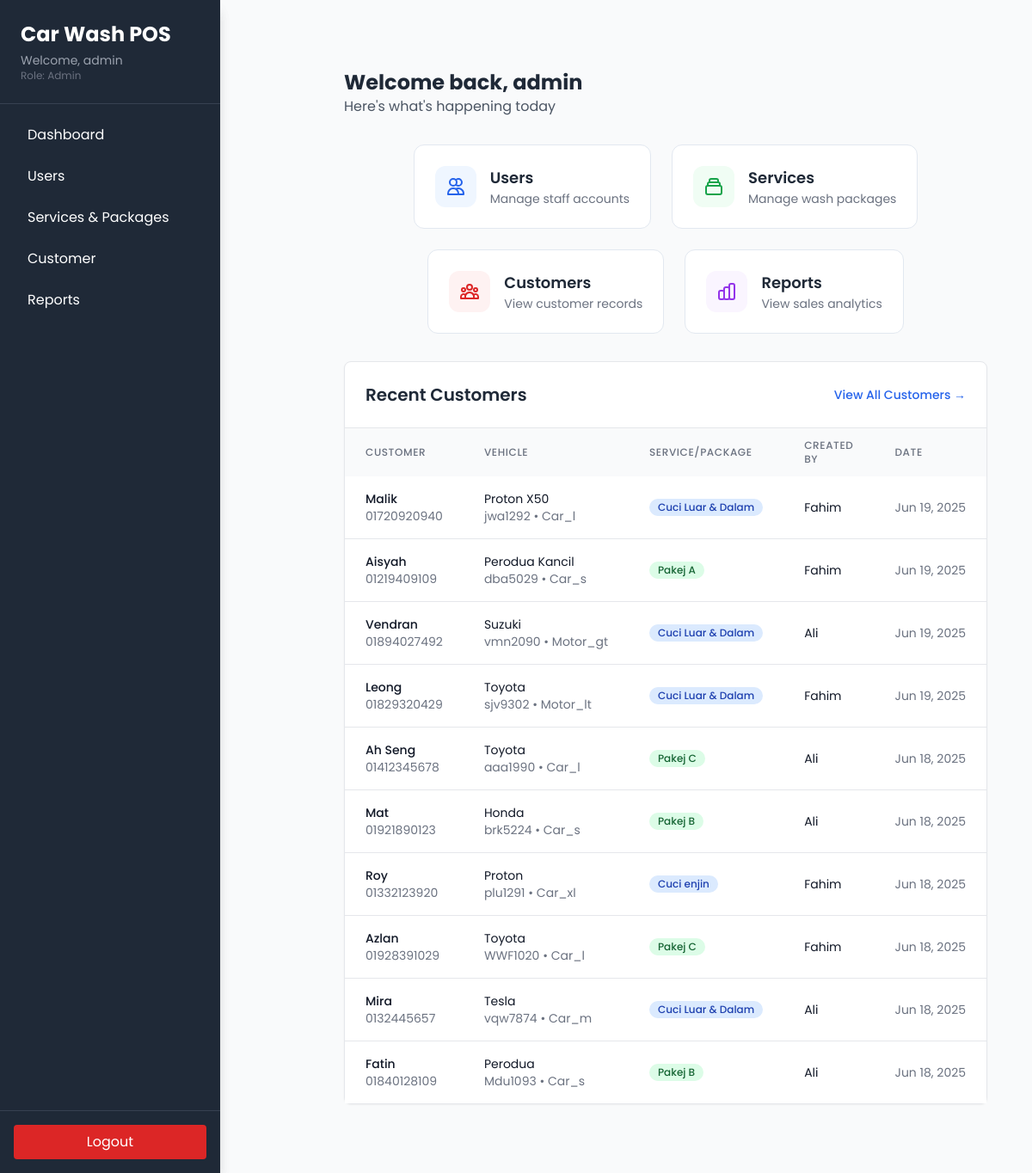
Screenshot of /pages/admin/dashboard.php (signed in) with the database file from the repository.
### tables this page shows
CREATE TABLE `customers` (
  `id` int(11) NOT NULL,
  `name` varchar(100) NOT NULL,
  `phone` varchar(20) NOT NULL,
  `vehicle_brand` varchar(50) NOT NULL,
  `plate_no` varchar(20) NOT NULL,
  `service_id` int(11) DEFAULT NULL,
  `package_id` int(11) DEFAULT NULL,
  `payment_method` enum('cash','qr') NOT NULL DEFAULT 'cash',
  `created_at` timestamp NOT NULL DEFAULT current_timestamp(),
  `vehicle_type` text DEFAULT NULL,
  `created_by` int(11) DEFAULT NULL
);

CREATE TABLE `services` (
  `id` int(11) NOT NULL,
  `name` varchar(255) NOT NULL,
  `description` text DEFAULT NULL,
  `status` tinyint(1) DEFAULT 1
);

CREATE TABLE `users` (
  `id` int(11) NOT NULL,
  `username` varchar(50) NOT NULL,
  `password` varchar(100) NOT NULL,
  `role` enum('admin','staff') DEFAULT 'staff'
);

CREATE TABLE `packages` (
  `id` int(11) NOT NULL,
  `name` varchar(255) NOT NULL,
  `price` decimal(8,2) NOT NULL,
  `description` text DEFAULT NULL,
  `status` tinyint(1) DEFAULT 1
);

### pages/admin/dashboard.php (the view, shortened to what this page needs)
<?php
require_once '../../connection.php';
include '../../components/sidebar.php';
$recent_customers = $conn->query("
    SELECT c.*,
           s.name AS service_name,
           p.name AS package_name,
           u.username as created_by
    FROM customers c
    LEFT JOIN services s ON c.service_id = s.id
    LEFT JOIN packages p ON c.package_id = p.id
    LEFT JOIN users u ON c.created_by = u.id
    ORDER BY c.created_at DESC
    LIMIT 10
")->fetch_all(MYSQLI_ASSOC);
?>
<!DOCTYPE html>
<html lang="en">
<head>
    <script src="https://cdn.tailwindcss.com"></script>
</head>
<body class="bg-gray-50">
    <div class="flex">
        <?php include '../../components/sidebar.php'; ?>
        <div class="flex-1 p-8">
            <div class="mb-8">
                <h1 class="text-2xl font-bold text-gray-800">Welcome back, <?= htmlspecialchars($username) ?></h1>
                <p class="text-gray-600">Here's what's happening today</p>
            </div>
           <div class="flex flex-wrap justify-center gap-6">
                <a href="users.php" class="dashboard-card bg-white p-6">
                    <div class="flex items-center space-x-4">
                        <div class="card-icon bg-blue-50 text-blue-600">
                            <svg xmlns="http://www.w3.org/2000/svg" class="h-6 w-6" fill="none" viewBox="0 0 24 24" stroke="currentColor">
                                <path stroke-linecap="round" stroke-linejoin="round" stroke-width="2" d="M12 4.354a4 4 0 110 5.292M15 21H3v-1a6 6 0 0112 0v1zm0 0h6v-1a6 6 0 00-9-5.197M13 7a4 4 0 11-8 0 4 4 0 018 0z" />
                            </svg>
                        </div>
                        <div>
                            <h2 class="text-lg font-semibold text-gray-800">Users</h2>
                            <p class="text-sm text-gray-500">Manage staff accounts</p>
                        </div>
                    </div>
                </a>
                <a href="services_packages.php" class="dashboard-card bg-white p-6">
                    <div class="flex items-center space-x-4">
                        <div class="card-icon bg-green-50 text-green-600">
                        </div>
                        <div>
                            <h2 class="text-lg font-semibold text-gray-800">Services</h2>
                            <p class="text-sm text-gray-500">Manage wash packages</p>
                        </div>
                    </div>
                </a>
                <a href="customer.php" class="dashboard-card bg-white p-6">
                    <div class="flex items-center space-x-4">
                        <div class="card-icon bg-red-50 text-red-600">
                        </div>
                        <div>
                            <h2 class="text-lg font-semibold text-gray-800">Customers</h2>
                            <p class="text-sm text-gray-500">View customer records</p>
                        </div>
                    </div>
                </a>
                <a href="reports.php" class="dashboard-card bg-white p-6">
                    <div class="flex items-center space-x-4">
                        <div class="card-icon bg-purple-50 text-purple-600">
                        </div>
                        <div>
                            <h2 class="text-lg font-semibold text-gray-800">Reports</h2>
                            <p class="text-sm text-gray-500">View sales analytics</p>
                        </div>
                    </div>
                </a>
            </div>
            <div class="mt-8 bg-white rounded-lg shadow-sm border border-gray-200">
                <div class="p-6 border-b border-gray-200">
                    <div class="flex justify-between items-center">
                        <h2 class="text-xl font-semibold text-gray-800">Recent Customers</h2>
                        <a href="customer.php" class="text-blue-600 hover:text-blue-800 text-sm font-medium">
                            View All Customers →
                        </a>
                    </div>
                </div>
                <div class="overflow-x-auto">
                    <table class="w-full">
                        <thead class="bg-gray-50">
                            <tr>
                                <th class="px-6 py-3 text-left text-xs font-medium text-gray-500 uppercase tracking-wider">Customer</th>
                                <th class="px-6 py-3 text-left text-xs font-medium text-gray-500 uppercase tracking-wider">Vehicle</th>
                                <th class="px-6 py-3 text-left text-xs font-medium text-gray-500 uppercase tracking-wider">Service/Package</th>
                                <th class="px-6 py-3 text-left text-xs font-medium text-gray-500 uppercase tracking-wider">Created By</th>
                                <th class="px-6 py-3 text-left text-xs font-medium text-gray-500 uppercase tracking-wider">Date</th>
                            </tr>
                        </thead>
                        <tbody class="bg-white divide-y divide-gray-200">
                            <?php if (empty($recent_customers)): ?>
                                <tr>
                                    <td colspan="5" class="px-6 py-4 text-center text-gray-500">
                                        No customers found
                                    </td>
                                </tr>
                            <?php else: ?>
                                <?php foreach ($recent_customers as $customer): ?>
                                    <tr class="hover:bg-gray-50">
                                        <td class="px-6 py-4 whitespace-nowrap">
                                            <div>
                                                <div class="text-sm font-medium text-gray-900"><?= htmlspecialchars($customer['name']) ?></div>
                                                <div class="text-sm text-gray-500"><?= htmlspecialchars($customer['phone']) ?></div>
                                            </div>
                                        </td>
                                        <td class="px-6 py-4 whitespace-nowrap">
                                            <div>
                                                <div class="text-sm text-gray-900"><?= htmlspecialchars($customer['vehicle_brand']) ?></div>
                                                <div class="text-sm text-gray-500"><?= htmlspecialchars($customer['plate_no']) ?> • <?= ucfirst($customer['vehicle_type'] ?? '') ?></div>
                                            </div>
                                        </td>
                                        <td class="px-6 py-4 whitespace-nowrap">
                                            <?php if ($customer['service_id']): ?>
                                                <span class="inline-flex items-center px-2.5 py-0.5 rounded-full text-xs font-medium bg-blue-100 text-blue-800">
                                                    <?= htmlspecialchars($customer['service_name']) ?>
                                                </span>
                                            <?php else: ?>
                                                <span class="inline-flex items-center px-2.5 py-0.5 rounded-full text-xs font-medium bg-green-100 text-green-800">
                                                    <?= htmlspecialchars($customer['package_name']) ?>
                                                </span>
                                            <?php endif; ?>
                                        </td>
                                        <td class="px-6 py-4 whitespace-nowrap text-sm text-gray-900">
                                            <?= htmlspecialchars($customer['created_by'] ?? 'System') ?>
                                        </td>
                                        <td class="px-6 py-4 whitespace-nowrap text-sm text-gray-500">
                                            <?= date('M j, Y', strtotime($customer['created_at'])) ?>
                                        </td>
                                    </tr>
                                <?php endforeach; ?>
                            <?php endif; ?>
                        </tbody>
                    </table>
                </div>
            </div>
        </div>
    </div>
</body>
</html>

### components/sidebar.php (shortened to what this page needs)
<?php
$username = $_SESSION['user'];
$role = $_SESSION['role'] ?? 'staff';
?>
<div class="fixed top-0 left-0 h-full w-64 bg-gray-800 text-white flex flex-col shadow-lg">
    <div class="p-6 border-b border-gray-700">
        <h2 class="text-2xl font-bold mb-1">Car Wash POS</h2>
        <p class="text-sm text-gray-400">Welcome, <?= htmlspecialchars($username) ?></p>
        <p class="text-xs text-gray-500 capitalize">Role: <?= htmlspecialchars($role) ?></p>
    </div>
    <nav class="flex flex-col flex-grow p-4 space-y-2">
        <a href="/pages/<?= $role ?>/dashboard.php"
            class="block px-4 py-2 rounded hover:bg-gray-700 transition">Dashboard</a>
        <?php if ($role === 'admin'): ?>
            <a href="/pages/admin/users.php"
                class="block px-4 py-2 rounded hover:bg-gray-700 transition">Users</a>
            <a href="/pages/admin/services_packages.php"
                class="block px-4 py-2 rounded hover:bg-gray-700 transition">Services & Packages</a>
            <a href="/pages/admin/customer.php"
                class="block px-4 py-2 rounded hover:bg-gray-700 transition">Customer</a>
            <a href="/pages/admin/reports.php"
                class="block px-4 py-2 rounded hover:bg-gray-700 transition">Reports</a>
        <?php endif; ?>
    </nav>
    <div class="p-4 border-t border-gray-700">
        <a href="../../index.php"
            class="block px-4 py-2 rounded bg-red-600 hover:bg-red-700 transition text-center">
            Logout
        </a>
    </div>
</div>
<div class="ml-40 p-6">

### pages/admin/dashboard.php (style rules this page uses)
body { font-family: 'Poppins', sans-serif; background-color: #f8fafc; }
.dashboard-card { transition: all 0.2s ease; border-radius: 12px; border: 1px solid #e2e8f0; }
.card-icon { width: 48px; height: 48px; border-radius: 12px; display: flex; align-items: center; justify-content: center; }

### rows the page displays
customers: name "Malik", phone "01720920940", vehicle_brand "Proton X50", plate_no "jwa1292", vehicle_type "Car_l", service.name "Cuci Luar & Dalam", created_by.username "Fahim", created_at "Jun 19, 2025"
customers: name "Aisyah", phone "01219409109", vehicle_brand "Perodua Kancil", plate_no "dba5029", vehicle_type "Car_s", package.name "Pakej A", created_by.username "Fahim", created_at "Jun 19, 2025"
customers: name "Vendran", phone "01894027492", vehicle_brand "Suzuki", plate_no "vmn2090", vehicle_type "Motor_gt", service.name "Cuci Luar & Dalam", created_by.username "Ali", created_at "Jun 19, 2025"
customers: name "Leong", phone "01829320429", vehicle_brand "Toyota", plate_no "sjv9302", vehicle_type "Motor_lt", service.name "Cuci Luar & Dalam", created_by.username "Fahim", created_at "Jun 19, 2025"
customers: name "Ah Seng", phone "01412345678", vehicle_brand "Toyota", plate_no "aaa1990", vehicle_type "Car_l", package.name "Pakej C", created_by.username "Ali", created_at "Jun 18, 2025"
customers: name "Mat", phone "01921890123", vehicle_brand "Honda", plate_no "brk5224", vehicle_type "Car_s", package.name "Pakej B", created_by.username "Ali", created_at "Jun 18, 2025"
customers: name "Roy", phone "01332123920", vehicle_brand "Proton", plate_no "plu1291", vehicle_type "Car_xl", service.name "Cuci enjin", created_by.username "Fahim", created_at "Jun 18, 2025"
customers: name "Azlan", phone "01928391029", vehicle_brand "Toyota", plate_no "WWF1020", vehicle_type "Car_l", package.name "Pakej C", created_by.username "Fahim", created_at "Jun 18, 2025"
customers: name "Mira", phone "0132445657", vehicle_brand "Tesla", plate_no "vqw7874", vehicle_type "Car_m", service.name "Cuci Luar & Dalam", created_by.username "Ali", created_at "Jun 18, 2025"
customers: name "Fatin", phone "01840128109", vehicle_brand "Perodua", plate_no "Mdu1093", vehicle_type "Car_s", package.name "Pakej B", created_by.username "Ali", created_at "Jun 18, 2025"

### other values shown
$username "admin"
$role "Admin"
